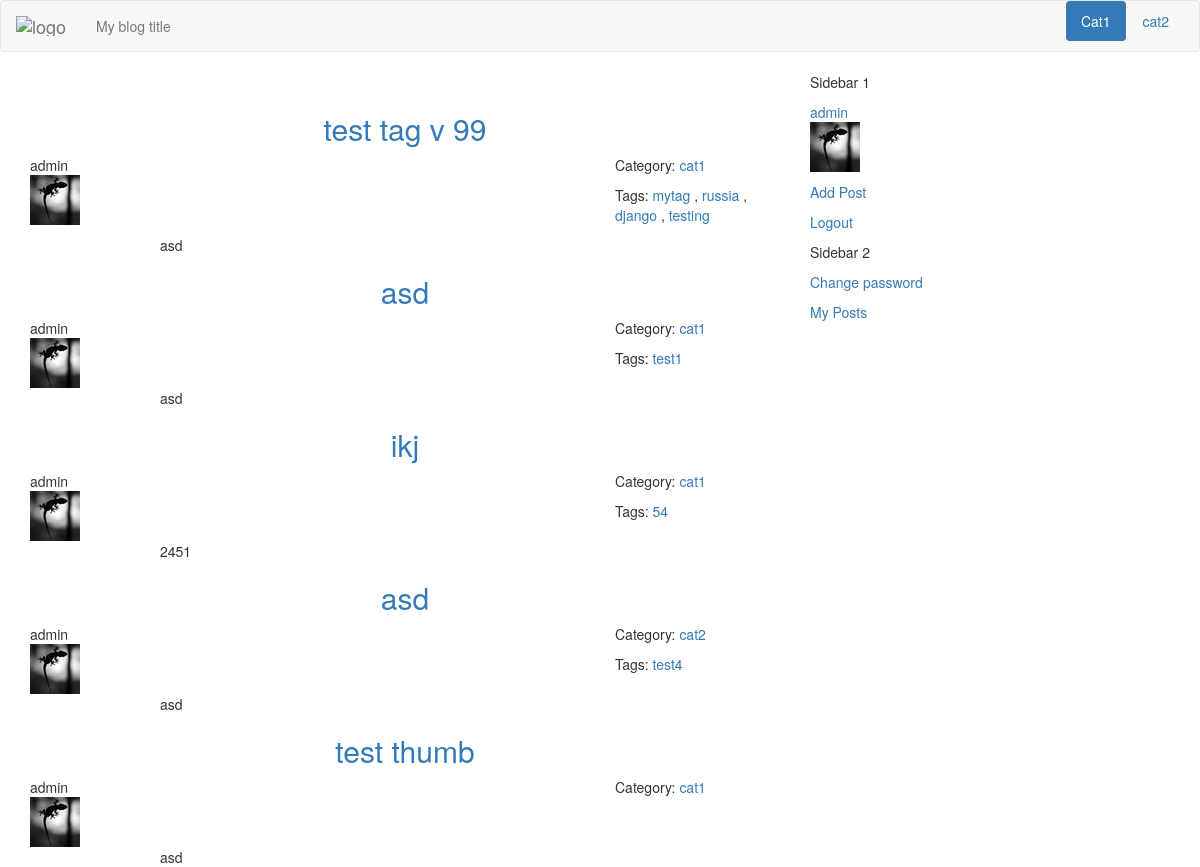
The app's page / (signed in), older data.
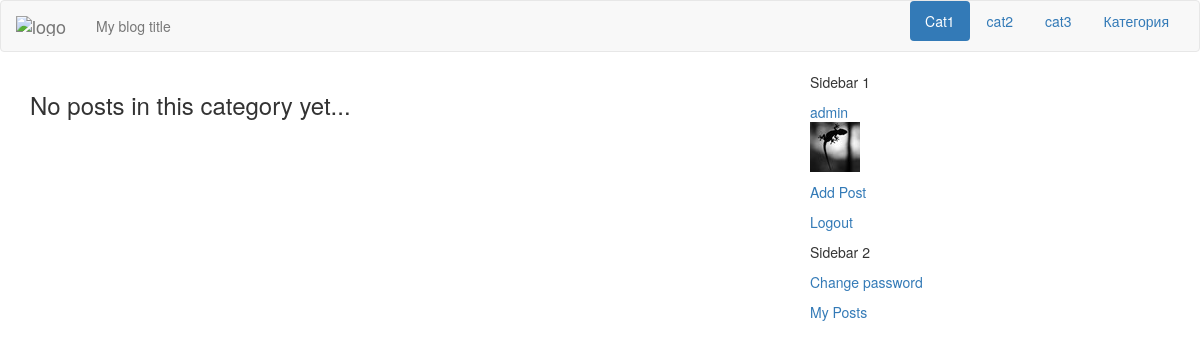
The same page, newer data.
### blog/models.py (models this page shows, shortened)
class Category(models.Model):
	index_together = [
	["id","name", "order", "slug"],
	]
	name = models.CharField(max_length=30, unique=True)
	description = models.TextField(max_length=250)
	slug = models.SlugField("URL",blank=True, max_length=150)
	order = models.SmallIntegerField(blank=True, default=1)
	class Meta:
		verbose_name_plural = "categories"
		ordering = ['order']
	def __str__(self):
		return self.slug

class Post(models.Model):
	index_together = [
	["title", "description", "post_thumbnail", "author", "category",
	 "url", "published", "status","main_tag"],
	]
	title = models.CharField(max_length=150)
	description = models.CharField(max_length=150)
	text = models.TextField()
	today = datetime.date.today()
	post_image = models.ImageField(upload_to =
						str(today.year)+'/'
						+str(today.month)+'/'+str(today.day)+'/', blank=True)
	post_image.short_description = 'Image'
	post_thumbnail = ImageSpecField(source='post_image',
								processors=[ResizeToFit(640, 480)],
								format='JPEG',
								options={'quality': 85})
	def get_image(self):
		return mark_safe('<img src="%s" class ="img-responsive center-block"/>'\
						 % (self.post_thumbnail.url))
	get_image.short_description = 'Thumbnail'
	created = models.DateTimeField(auto_now_add=True)
	edited = models.DateTimeField(auto_now=True)
	published = models.DateTimeField(default=timezone.now)
	author = models.ForeignKey(settings.AUTH_USER_MODEL,
							   default = 1,
							   on_delete=models.SET_DEFAULT) ###
	category = models.ForeignKey('Category')
	tags = models.ManyToManyField('Tag',
										related_name='posts',
										related_query_name='tag',
										blank=True)
	main_tag = models.CharField(max_length=33, blank=True)
	url = models.SlugField(blank=True)
	STATUS = (
				("D", "Draft"),
				("P","Published"),
	)
	status = models.CharField(max_length=1, choices=STATUS, default="D")
	class Meta:
		ordering = ['-published']
		verbose_name_plural = "posts"
	def get_absolute_url(self):
		cat_url = slugify(unidecode(self.main_tag))
		return "/%s/%s-%i/" % (cat_url, self.url, self.id)
	def get_tags_list(self):
		return self.tags.all()

class myUser(AbstractBaseUser):
	index_together = [
	["id", "username", "avatar"],
	]
	username = models.CharField("Username", max_length=30,
								blank=False,
								unique=True)
	def user_directory_path(instance, filename):
		return 'avatars/{0}/{1}'.format(instance.username, filename)
	avatar = ProcessedImageField(upload_to=user_directory_path,
								 processors=[ResizeToFit(50, 50)],
								 format='JPEG',
								 options={'quality': 90}, blank=True)
	email = models.EmailField(unique=True, blank=False)
	is_active = models.BooleanField("Is active", default=True)
	is_it_staff = models.BooleanField("Is stuff", default=False)
	is_it_superuser = models.BooleanField("Is admin", default=False)
	moderated = models.BooleanField("Moderated", default=True)
	last_login = models.DateTimeField(auto_now=True)
	date_joined = models.DateTimeField(auto_now_add=True)
	REQUIRED_FIELDS = ['email',]
	USERNAME_FIELD = 'username'
	objects = MyUserManager()
	def get_avatar(self):
		return mark_safe('<img src="%s" class ="img-responsive"/>'\
						 % (self.avatar.url))
	get_avatar.short_description = 'Current avatar'
	def __str__(self):
		return self.username.lower()
	class Meta:
		verbose_name_plural = "users"

class Tag(models.Model):
	name = models.CharField(max_length=30, unique=True)
	url = models.CharField(max_length=40, unique=True)
	class Meta:
		verbose_name_plural = "tags"
	def __str__(self):
		return self.name

### blog/views.py (the view)
# urls.py: url(r'^$', views.list, name='list'),
def list(request, category=None, tag=None, pop=None):
    context = {}
    if request.is_ajax() == True :
        template = 'list_ajax.html'
    else:
        template = 'list.html'
    if tag:
        post_list= Post.objects.select_related("author", "category")\
            .prefetch_related('tags').filter(tags__url=tag)\
            .filter(status="P")#.order_by('-published')
        cat = Tag.objects.get(url=tag)      # переписать
        context['tag'] = cat
        if category:
            post_list = post_list.filter(category__slug=category)
            context['category'] = category
    else:
        if category:
            post_list= Post.objects.select_related("author", "category")\
                .prefetch_related('tags').filter(category__slug=category)\
                .filter(status="P")
        else:
            post_list = Post.objects.select_related("author", "category")\
                .prefetch_related('tags').filter(status="P")#.order_by('-published')
    paginator = Paginator(post_list, 5)
    page = request.GET.get('page')
    try:
        posts = paginator.page(page)
    except PageNotAnInteger:
        posts = paginator.page(1)
    except EmptyPage:
        return HttpResponse('')
    context['posts'] = posts
    context['cat_list'] = cat_list
    context['page'] = page
    return render(request, template, context )

### blog/authentication.py (called while the page is built)
    def get_user(self, user_id):
        try:
            return User.objects.get(pk=user_id)
        except User.DoesNotExist:
            return None

### blog/templatetags/post_header.py (called while the page is built)
@register.inclusion_tag('partials/post_header.html', takes_context=True)
def post_header(context):
    return {
    'post': context['post'],
    }

### templates/list.html (shortened to what this page needs)
{% extends "index.html" %}
{% block content %}
{% include "list_ajax.html" %}
{% endblock %}

### templates/index.html (shortened to what this page needs)
{% load staticfiles %}
{% load compress %}
<!DOCTYPE html>
<html>
<head>
    {% compress css %}
    <link rel="stylesheet" href="/static/css/backtotop.css" type="text/css">
    <link rel="stylesheet" href="/static/css/bootstrap.min.css" type="text/css" />
    <link rel="stylesheet" href="/static/css/custom.css" type="text/css" />
    <link rel="stylesheet" href="/static/css/summernote.css" rel="stylesheet">
    <link rel="stylesheet" href="/static/css/django_summernote.css" rel="stylesheet">
    <link rel="stylesheet" href="/static/css/django_summernote_inplace.css" rel="stylesheet">
    <link rel="stylesheet" href="/static/css/blueimp-gallery.min.css" type="text/css">
    <link rel="stylesheet" href="/static/css/tagging.css" type="text/css">
    {% endcompress %}
</head>
<body>
  <div class="navbar navbar-default">
    <div class="container-fluid">
      <div class="navbar-header">
        <a class="navbar-brand ajax-menu" url=""
        href="/">
          <img alt="logo" src="#" /></a>
        <p class="navbar-text">
          My blog title
        </p>
      </div>
      <ul class="nav nav-pills pull-right">
        {% for cat in cat_list %}
            {% if forloop.first %}
              <li role="presentation" class="active">
            {% else %}
              <li role="presentation">
            {% endif %}
            <a href="{{ request.scheme }}://{{ request.get_host }}/cat/{{ cat.slug }}/"
             url = "{{ cat.slug }}" class="ajax-menu menu" id="{{ cat.slug }}" cat>
              {{ cat.name }}</a></li>
        {% endfor %}
      </ul>
    </div>
  </div>
<div class="container">
<div class="row">
  <div class="col-md-4 pull-right sidebar">
    <div class="sidebar1">
      <p>
        Sidebar 1<br />
      {% if user.is_authenticated %}
        <p><a href="{% url 'dashboard' %}" single_page
          url = "dashboard" class="ajax-menu">
          {{ user.username }}
                              {% if user.avatar %}
                              {{ user.get_avatar}}
                              {% endif %}</a></p>
        <p><a href="{% url 'add_post' %}" single_page
          url = "add-post" class="ajax-menu">Add Post</a></p>
        <p><a href="{% url 'logout' %}">Logout</a></p>
      {% else %}
        <p><a href="{% url 'signup' %}">Register</a></p>
        <p><a href="{% url 'login' %}">Login</a></p>
      {% endif %}
      </p>
    </div>
    <div class="sidebar2">
      <p>
        Sidebar 2<br />
        <p><a href="{% url 'password_change' %}">Change password</a></p>
        <p><a href="{% url 'my_posts' %}">My Posts</a></p>
      </p>
    </div>
  </div>
<div class="col-md-8 main">
<div class="content">
  <div class="posts">
  {% block content %}
  {% endblock %}
  </div>
</div>
</div>
</div>
</div>
</body>
</html>

### templates/list_ajax.html (shortened to what this page needs)
{% load post_header %}
{% load imagekit %}
{% autoescape off %}
{% for post in posts %}
  <div class="post">
    <a href="{{ post.get_absolute_url }}" class="center-block
     post-title">
      <h2 class="text-center center-block">
      {{ post.title }}</h2></a>
  {% post_header %}
    <div class="row">
    <div class="post-description col-md-8 col-md-offset-2">
    {% if post.description %}
      {{ post.description }}
    {% endif %}
    </div>
    </div>
  </div>
{% empty %}
<div class="post">
    <h3>No posts in this category yet...</h3>
</div>
{% endfor %}
{% endautoescape %}

### templates/partials/post_header.html
<div class="row post_header">
  <div class="col-md-3 pull-left">
    <div class="post-author">
      <div class="author-name">
        {{ post.author }}
      </div>
      <div class="author-avatar">
        {% if post.author.avatar %}
        {{ post.author.get_avatar }}
        {% else %}
        <img src="/static/img/avatar.jpg" class ="img-avatar"/>
        {% endif %}
      </div>
    </div>
  </div>
  <div class="col-md-3 col-md-offset-6">
    <div class="post_category">
      <p>
        Category: <a href="/cat/{{ post.category }}/"
          class="post-category ajax-menu"
          url = "{{ post.category }}" cat >
           {{ post.category }}</a>
      </p>
      {% if post.get_tags_list %}<p>
        Tags:
        {% for tag in post.get_tags_list %}
        <a href="/{{ tag.url }}" class="ajax-menu"
        url = "{{ tag.url }}">{{ tag}}</a>
        {% if not forloop.last %},{% endif %}
        {% endfor %}
      </p>
      {% endif %}
    </div>
  </div>
</div>

Row changes from the older to the newer data that the page shows:
removed Post: title "test tag v 99", author "admin", author.get_avatar (picture), category "cat1", description "asd"
removed Tag: name "mytag", shown under "test tag v 99"
removed Tag: name "russia", shown under "test tag v 99"
removed Tag: name "django", shown under "test tag v 99"
removed Tag: name "testing", shown under "test tag v 99"
removed Post: title "asd", author "admin", author.get_avatar (picture), category "cat1", description "asd"
removed Tag: name "test1", shown under "asd"
removed Post: title "ikj", author "admin", author.get_avatar (picture), category "cat1", description "2451"
removed Tag: name "54", shown under "ikj"
removed Post: title "asd", author "admin", author.get_avatar (picture), category "cat2", description "asd"
removed Tag: name "test4", shown under "asd"
removed Post: title "test thumb", author "admin", author.get_avatar (picture), category "cat1", description "asd"
added Category: name "cat3"
added Category: name "Категория"
Text that changed along with them:
text now shown: "No posts in this category yet..."
